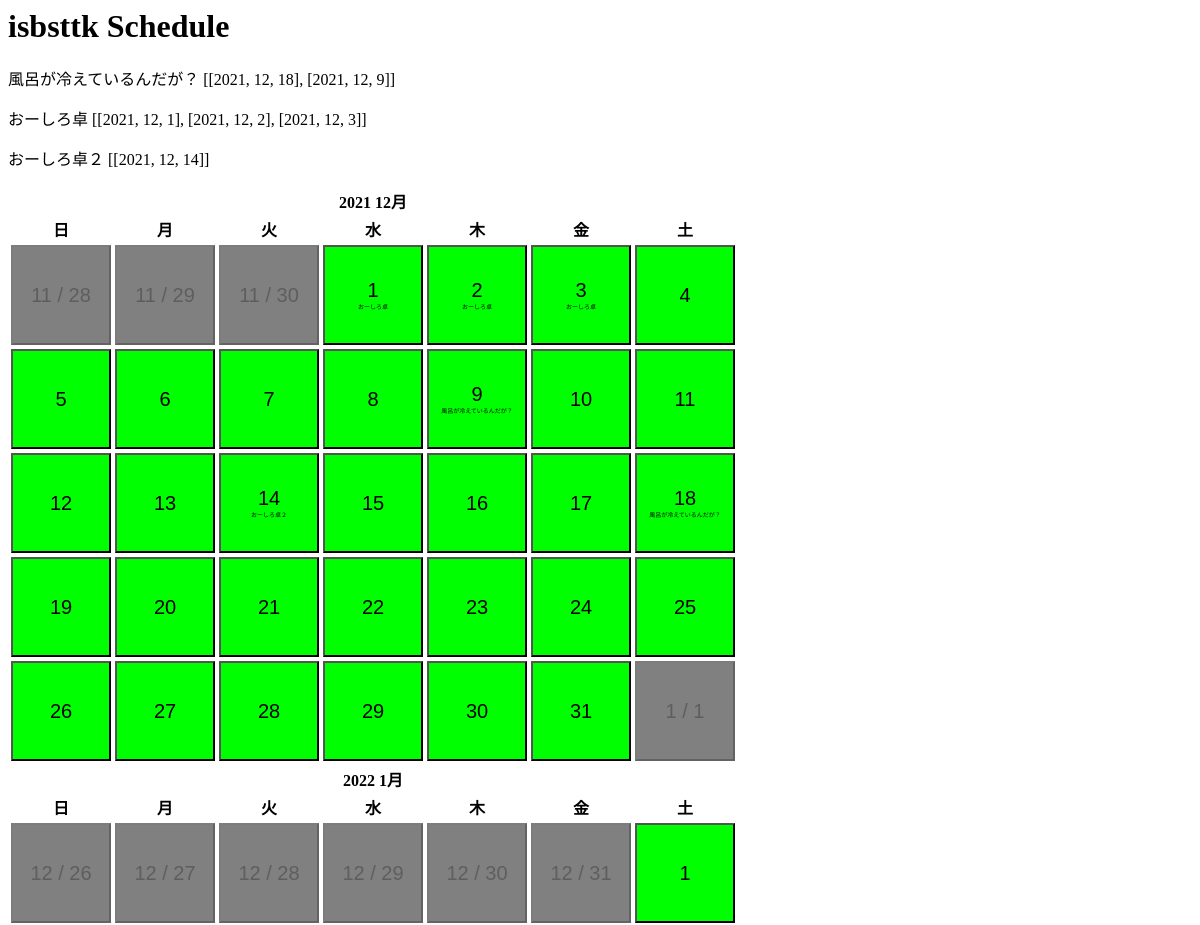
Page /schedule/user/isbsttk/ (upper part) on the earlier database version.
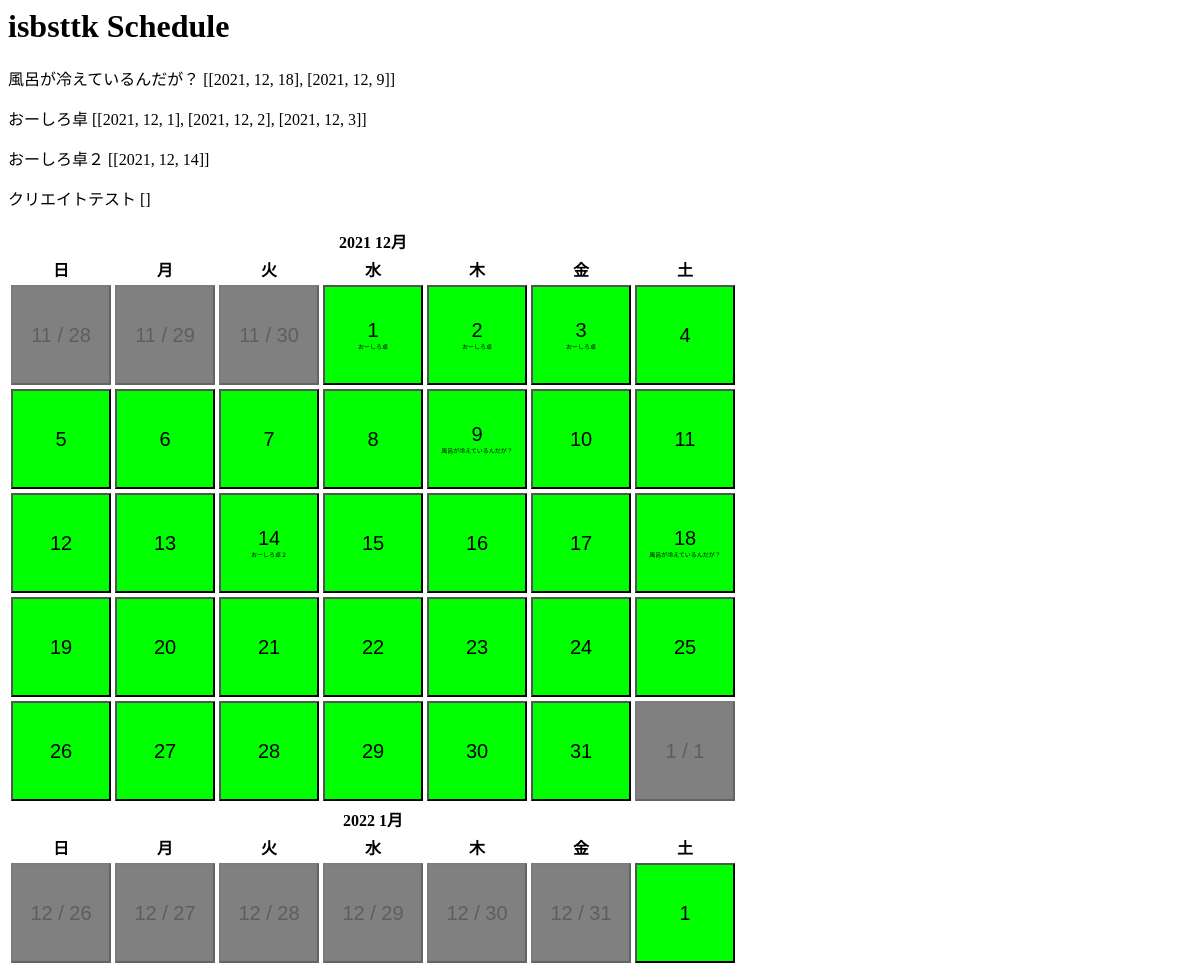
Same page on the later database version.
### schedule/models.py (models this page shows, shortened)
class TakuModel(models.Model):
    takuID = models.AutoField(primary_key=True)
    userID = models.ForeignKey(UserModel, on_delete=models.CASCADE)
    title = models.CharField(max_length=100)
    charaURL = models.CharField(max_length=300)

### schedule/views.py (the view)
# urls.py: path('user/<str:user>/',views.UserView.as_view(), name='userView'),
class UserView(TemplateView):
    template_name = 'schedule/userSchedule.html'
    def get(self,request,user):
        try:
            user_id = self.kwargs.get('user','ぬるぬるID')
            taku_model = TakuModel.objects.values('takuID','title').filter(userID=user_id)
        except:
            user_id = "ぬるぽ"
            taku_model = "ぬるぬるぽぽ"
            return redirect('/')
        schedule_dict = []
        for tm in taku_model:
            tm_dates = TakuDate.objects.values('date').filter(takuID=tm.get('takuID'))
            dates = []
            for d in tm_dates:
                dates.append([d.get('date').year,d.get('date').month,d.get('date').day])
            schedule_dict.append({'title':tm.get('title'), 'dates':dates})
        year = datetime.datetime.now().year
        month = datetime.datetime.now().month
        num = 3
        calendar_arr = calender_method(year,month,num)
        response_data={
            'user_id': user_id,
            'schedule_dict': schedule_dict,
            'calendar_arr':calendar_arr,
            'year': year,
            'month': month,
        }
        return render(request, 'schedule/userSchedule.html',response_data)

### schedule/views.py (called while the page is built)
def calender_method(year,month,num):
    calendar_arr = []
    c_month = month
    c_year = year
    c = calendar.Calendar(firstweekday=6)
    for i in range(num):
        c_month += i
        if c_month > 12:
            c_month %= 12
            c_year += 1
        if c_month <= 0:
            c_month = 12
        base_calendar_datetime = c.monthdatescalendar(c_year,c_month)
        month_arr = []
        for week in base_calendar_datetime:
            week_arr = []
            for day in week:
                week_arr.append([day.year,day.month,day.day])
            month_arr.append(week_arr)
        calendar_arr.append(month_arr)
    return calendar_arr

### templates/schedule/userSchedule.html (shortened to what this page needs)
<h1>{{user_id}} Schedule</h1>
{% for sd in schedule_dict %}
    <p>{{sd.title}} {{sd.dates}}</p>
{% endfor %}
{% for month_arr in calendar_arr %}
<table>
    <tr><th colspan="7" class="month">{{month_arr.0.6.0}} {{month_arr.0.6.1}}月</th></tr>
    <tr><th class="sun">日</th><th class="mon">月</th><th class="tue">火</th><th class="wed">水</th><th class="thu">木</th><th class="fri">金</th><th class="sat">土</th></tr>
    {% for week_arr in month_arr %}
    <tr>
        {% for day_arr in week_arr %}
        <td>
            <button class="day" {% if day_arr.1 != month_arr.0.6.1 %} disabled {% endif %} value={{day}}>
                {% if day_arr.1 != month_arr.0.6.1 %}
                    {{day_arr.1}} /
                {% endif %}
                {{day_arr.2}}
                {% for sd in schedule_dict %}
                    {% if day_arr in sd.dates %}
                        <br><span class="takutitle">{{sd.title}}</span>
                    {% endif %}
                {% endfor %}
            </button>
        </td>
        {% endfor %}
    </tr>
    {% endfor %}
</table>
{% endfor %}

Differences in the rows shown:
added TakuModel: title "クリエイトテスト"
